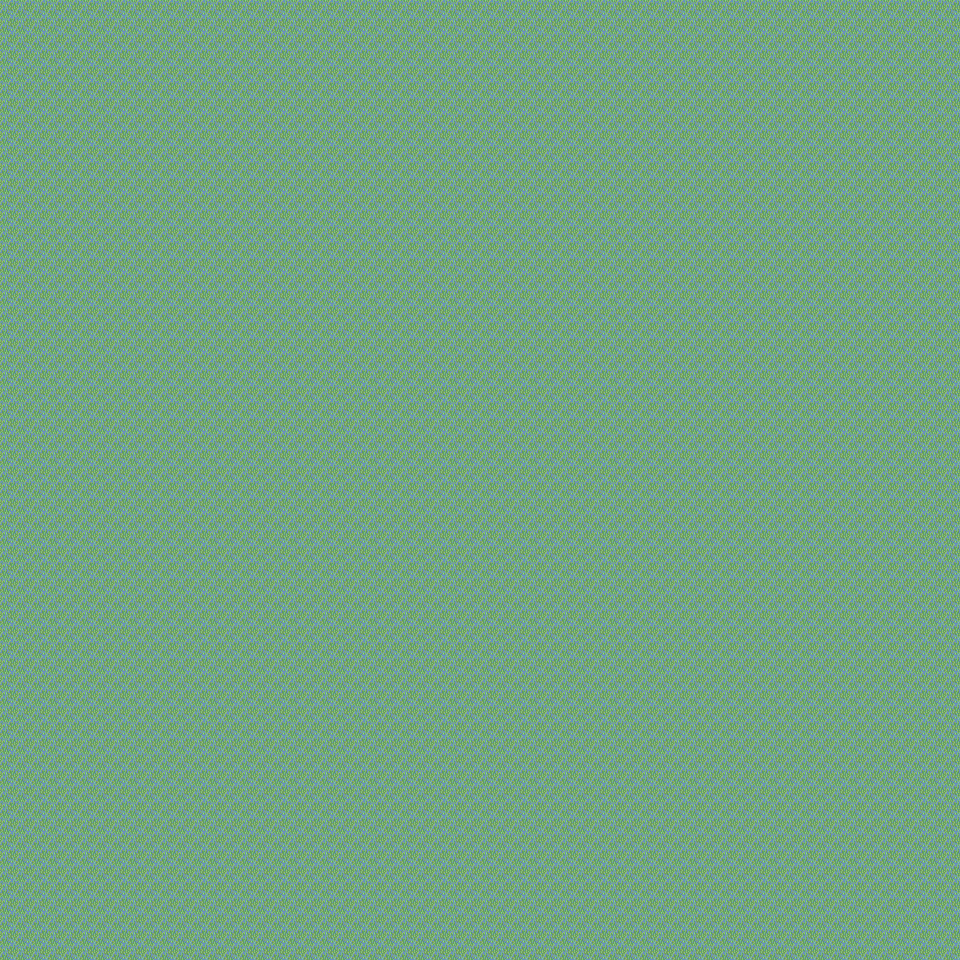

Tiled map render using the project's own tile images. Description and the map definition, with tile-layer contents summarised, below:
An orthogonal 60x60 tile map with 16x16 px tiles, 1 tile layer (Tile Layer 1).

<map version="1.5" tiledversion="1.7.2" orientation="orthogonal" renderorder="right-down" width="60" height="60" tilewidth="16" tileheight="16" infinite="0" nextlayerid="2" nextobjectid="1">
 <tileset firstgid="1" name="../TilesetPreviews/UpdatedVillage" tilewidth="16" tileheight="16" tilecount="1024" columns="32">
  <image source="../TilesetPreviews/UpdatedVillage.png" trans="ffffff" width="512" height="512" />
 </tileset>
 <layer id="1" name="Tile Layer 1" width="60" height="60">
  <properties>
   <property name="Anims1" value="UpdatedVillageAnimations" />
   <property name="ChapterID" value="RandCh" />
   <property name="Main" value="" />
   <property name="MapID" value="RandMap" />
   <property name="ObjectType" value="UpdatedVillageObj" />
   <property name="PaletteID" value="UpdatedVillagePal" />
   <property name="TileConfig" value="UpdatedVillageConf" />
  </properties>
  <data>[3600 cells, 3600 non-empty, 1 distinct tile ids]</data>
 </layer>
</map>
